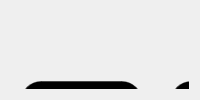
               <widget class="QWidget" name="homePage">
                <layout class="QVBoxLayout" name="verticalLayout_14">
                 <item>
                  <widget class="QWidget" name="headerHome" native="true">
                   <property name="styleSheet">
                    <string notr="true">QLineEdit
{
	background-color: #fff;
	border-radius: 20px;
	border: 1px solid rgba(0, 0, 0, 100);
	padding: 10px;
	padding-left: 17px;
	color: #rgb(0,255,255);
}
QPushButton
{
	border-radius: 20px;
	border: 1px solid rgba(0, 0, 0, 100);
	font: 14pt &quot;Terminal&quot;;
}
QPushButton:hover
{
	background-color: rgb(244, 244, 244);
}</string>
                   </property>
                   <widget class="QLineEdit" name="searchLine">
                    <property name="enabled">
                     <bool>true</bool>
                    </property>
                    <property name="geometry">
                     <rect>
                      <x>440</x>
                      <y>10</y>
                      <width>351</width>
                      <height>42</height>
                     </rect>
                    </property>
                    <property name="font">
                     <font>
                      <family>Terminal</family>
                      <pointsize>15</pointsize>
                      <weight>50</weight>
                      <italic>false</italic>
                      <bold>false</bold>
                     </font>
                    </property>
                    <property name="styleSheet">
                     <string notr="true">color: rgb(0, 0, 0);</string>
                    </property>
                    <property name="text">
                     <string/>
                    </property>
                   </widget>
                   <widget class="QLabel" name="searchLabel">
                    <property name="geometry">
                     <rect>
                      <x>320</x>
                      <y>20</y>
                      <width>111</width>
                      <height>30</height>
                     </rect>
                    </property>
                    <property name="font">
                     <font>
                      <pointsize>15</pointsize>
                      <weight>50</weight>
                      <bold>false</bold>
                     </font>
                    </property>
                    <property name="text">
                     <string>Tìm kiếm:</string>
                    </property>
                    <property name="alignment">
                     <set>Qt::AlignRight|Qt::AlignTrailing|Qt::AlignVCenter</set>
                    </property>
                   </widget>
                   <widget class="QPushButton" name="searchBtn">
                    <property name="geometry">
                     <rect>
                      <x>800</x>
                      <y>10</y>
                      <width>161</width>
                      <height>41</height>
                     </rect>
                    </property>
                    <property name="font">
                     <font>
                      <family>Terminal</family>
                      <pointsize>14</pointsize>
                      <weight>50</weight>
                      <italic>false</italic>
                      <bold>false</bold>
                     </font>
                    </property>
                    <property name="styleSheet">
                     <string notr="true">color: #EC8482;
background-color: rgb(0, 0, 0);</string>
                    </property>
                    <property name="text">
                     <string> Search</string>
                    </property>
                    <property name="icon">
                     <iconset resource="resources.qrc">
                      <normaloff>:/icons/EC8482/search.svg</normaloff>:/icons/EC8482/search.svg</iconset>
                    </property>
                   </widget>
                   <widget class="QPushButton" name="game1">
                    <property name="geometry">
                     <rect>
                      <x>10</x>
                      <y>70</y>
                      <width>121</width>
                      <height>171</height>
                     </rect>
                    </property>
                    <property name="font">
                     <font>
                      <family>Terminal</family>
                      <pointsize>14</pointsize>
                      <weight>50</weight>
                      <italic>false</italic>
                      <bold>false</bold>
                     </font>
                    </property>
                    <property name="styleSheet">
                     <string notr="true">color: #EC8482;
background-color: rgb(0, 0, 0);</string>
                    </property>
                    <property name="text">
                     <string/>
                    </property>
                    <property name="icon">
                     <iconset>
                      <normaloff>../../../../../../../DLcghhhiinnotu/image.png</normaloff>../../../../../../../DLcghhhiinnotu/image.png</iconset>
                    </property>
                    <property name="iconSize">
                     <size>
                      <width>115</width>
                      <height>115</height>
                     </size>
                    </property>
                    <property name="autoRepeat">
                     <bool>false</bool>
                    </property>
                   </widget>
                   <widget class="QPushButton" name="game2">
                    <property name="geometry">
                     <rect>
                      <x>160</x>
                      <y>70</y>
                      <width>121</width>
                      <height>171</height>
                     </rect>
                    </property>
                    <property name="font">
                     <font>
                      <family>Terminal</family>
                      <pointsize>14</pointsize>
                      <weight>50</weight>
                      <italic>false</italic>
                      <bold>false</bold>
                     </font>
                    </property>
                    <property name="styleSheet">
                     <string notr="true">color: #EC8482;
background-color: rgb(0, 0, 0);</string>
                    </property>
                    <property name="text">
                     <string/>
                    </property>
                    <property name="icon">
                     <iconset>
                      <normaloff>../../../../../../../DLcghhhiinnotu/image.png</normaloff>../../../../../../../DLcghhhiinnotu/image.png</iconset>
                    </property>
                    <property name="iconSize">
                     <size>
                      <width>115</width>
                      <height>115</height>
                     </size>
                    </property>
                   </widget>
                   <widget class="QPushButton" name="game3">
                    <property name="geometry">
                     <rect>
                      <x>310</x>
                      <y>70</y>
                      <width>121</width>
                      <height>171</height>
                     </rect>
                    </property>
                    <property name="font">
                     <font>
                      <family>Terminal</family>
                      <pointsize>14</pointsize>
                      <weight>50</weight>
                      <italic>false</italic>
                      <bold>false</bold>
                     </font>
                    </property>
                    <property name="styleSheet">
                     <string notr="true">color: #EC8482;
background-color: rgb(0, 0, 0);</string>
                    </property>
                    <property name="text">
                     <string/>
                    </property>
                    <property name="icon">
                     <iconset>
                      <normaloff>../../../../../../../DLcghhhiinnotu/image.png</normaloff>../../../../../../../DLcghhhiinnotu/image.png</iconset>
                    </property>
                    <property name="iconSize">
                     <size>
                      <width>115</width>
                      <height>115</height>
                     </size>
                    </property>
                   </widget>
                   <widget class="QPushButton" name="game6">
                    <property name="geometry">
                     <rect>
                      <x>760</x>
                      <y>70</y>
                      <width>121</width>
                      <height>171</height>
                     </rect>
                    </property>
                    <property name="font">
                     <font>
                      <family>Terminal</family>
                      <pointsize>14</pointsize>
                      <weight>50</weight>
                      <italic>false</italic>
                      <bold>false</bold>
                     </font>
                    </property>
                    <property name="styleSheet">
                     <string notr="true">color: #EC8482;
background-color: rgb(0, 0, 0);</string>
                    </property>
                    <property name="text">
                     <string/>
                    </property>
                    <property name="icon">
                     <iconset>
                      <normaloff>../../../../../../../DLcghhhiinnotu/image.png</normaloff>../../../../../../../DLcghhhiinnotu/image.png</iconset>
                    </property>
                    <property name="iconSize">
                     <size>
                      <width>115</width>
                      <height>115</height>
                     </size>
                    </property>
                   </widget>
                   <widget class="QPushButton" name="game5">
                    <property name="geometry">
                     <rect>
                      <x>610</x>
                      <y>70</y>
                      <width>121</width>
                      <height>171</height>
                     </rect>
                    </property>
                    <property name="font">
                     <font>
                      <family>Terminal</family>
                      <pointsize>14</pointsize>
                      <weight>50</weight>
                      <italic>false</italic>
                      <bold>false</bold>
                     </font>
                    </property>
                    <property name="styleSheet">
                     <string notr="true">color: #EC8482;
background-color: rgb(0, 0, 0);</string>
                    </property>
                    <property name="text">
                     <string/>
                    </property>
                    <property name="icon">
                     <iconset>
                      <normaloff>../../../../../../../DLcghhhiinnotu/image.png</normaloff>../../../../../../../DLcghhhiinnotu/image.png</iconset>
                    </property>
                    <property name="iconSize">
                     <size>
                      <width>115</width>
                      <height>115</height>
                     </size>
                    </property>
                   </widget>
                   <widget class="QPushButton" name="game4">
                    <property name="geometry">
                     <rect>
                      <x>460</x>
                      <y>70</y>
                      <width>121</width>
                      <height>171</height>
                     </rect>
                    </property>
                    <property name="font">
                     <font>
                      <family>Terminal</family>
                      <pointsize>14</pointsize>
                      <weight>50</weight>
                      <italic>false</italic>
                      <bold>false</bold>
                     </font>
                    </property>
                    <property name="styleSheet">
                     <string notr="true">color: #EC8482;
background-color: rgb(0, 0, 0);</string>
                    </property>
                    <property name="text">
                     <string/>
                    </property>
                    <property name="icon">
                     <iconset>
                      <normaloff>../../../../../../../DLcghhhiinnotu/image.png</normaloff>../../../../../../../DLcghhhiinnotu/image.png</iconset>
                    </property>
                    <property name="iconSize">
                     <size>
                      <width>115</width>
                      <height>115</height>
                     </size>
                    </property>
                   </widget>
                   <widget class="QPushButton" name="game12">
                    <property name="geometry">
                     <rect>
                      <x>760</x>
                      <y>330</y>
                      <width>121</width>
                      <height>171</height>
                     </rect>
                    </property>
                    <property name="font">
                     <font>
                      <family>Terminal</family>
                      <pointsize>14</pointsize>
                      <weight>50</weight>
                      <italic>false</italic>
                      <bold>false</bold>
                     </font>
                    </property>
                    <property name="styleSheet">
                     <string notr="true">color: #EC8482;
background-color: rgb(0, 0, 0);</string>
                    </property>
                    <property name="text">
                     <string/>
                    </property>
                    <property name="icon">
                     <iconset>
                      <normaloff>../../../../../../../DLcghhhiinnotu/image.png</normaloff>../../../../../../../DLcghhhiinnotu/image.png</iconset>
                    </property>
                    <property name="iconSize">
                     <size>
                      <width>115</width>
                      <height>115</height>
                     </size>
                    </property>
                   </widget>
                   <widget class="QPushButton" name="game9">
                    <property name="geometry">
                     <rect>
                      <x>310</x>
                      <y>330</y>
                      <width>121</width>
                      <height>171</height>
                     </rect>
                    </property>
                    <property name="font">
                     <font>
                      <family>Terminal</family>
                      <pointsize>14</pointsize>
                      <weight>50</weight>
                      <italic>false</italic>
                      <bold>false</bold>
                     </font>
                    </property>
                    <property name="styleSheet">
                     <string notr="true">color: #EC8482;
background-color: rgb(0, 0, 0);</string>
                    </property>
                    <property name="text">
                     <string/>
                    </property>
                    <property name="icon">
                     <iconset>
                      <normaloff>../../../../../../../DLcghhhiinnotu/image.png</normaloff>../../../../../../../DLcghhhiinnotu/image.png</iconset>
                    </property>
                    <property name="iconSize">
                     <size>
                      <width>115</width>
                      <height>115</height>
                     </size>
                    </property>
                   </widget>
                   <widget class="QPushButton" name="game10">
                    <property name="geometry">
                     <rect>
                      <x>460</x>
                      <y>330</y>
                      <width>121</width>
                      <height>171</height>
                     </rect>
                    </property>
                    <property name="font">
                     <font>
                      <family>Terminal</family>
                      <pointsize>14</pointsize>
                      <weight>50</weight>
                      <italic>false</italic>
                      <bold>false</bold>
                     </font>
                    </property>
                    <property name="styleSheet">
                     <string notr="true">color: #EC8482;
background-color: rgb(0, 0, 0);</string>
                    </property>
                    <property name="text">
                     <string/>
                    </property>
                    <property name="icon">
                     <iconset>
                      <normaloff>../../../../../../../DLcghhhiinnotu/image.png</normaloff>../../../../../../../DLcghhhiinnotu/image.png</iconset>
                    </property>
                    <property name="iconSize">
                     <size>
                      <width>115</width>
                      <height>115</height>
                     </size>
                    </property>
                   </widget>
                   <widget class="QPushButton" name="game8">
                    <property name="geometry">
                     <rect>
                      <x>160</x>
                      <y>330</y>
                      <width>121</width>
                      <height>171</height>
                     </rect>
                    </property>
                    <property name="font">
                     <font>
                      <family>Terminal</family>
                      <pointsize>14</pointsize>
                      <weight>50</weight>
                      <italic>false</italic>
                      <bold>false</bold>
                     </font>
                    </property>
                    <property name="styleSheet">
                     <string notr="true">color: #EC8482;
background-color: rgb(0, 0, 0);</string>
                    </property>
                    <property name="text">
                     <string/>
                    </property>
                    <property name="icon">
                     <iconset>
                      <normaloff>../../../../../../../DLcghhhiinnotu/image.png</normaloff>../../../../../../../DLcghhhiinnotu/image.png</iconset>
                    </property>
                    <property name="iconSize">
                     <size>
                      <width>115</width>
                      <height>115</height>
                     </size>
                    </property>
                   </widget>
                   <widget class="QPushButton" name="game7">
                    <property name="geometry">
                     <rect>
                      <x>10</x>
                      <y>330</y>
                      <width>121</width>
                      <height>171</height>
                     </rect>
                    </property>
                    <property name="font">
                     <font>
                      <family>Terminal</family>
                      <pointsize>14</pointsize>
                      <weight>50</weight>
                      <italic>false</italic>
                      <bold>false</bold>
                     </font>
                    </property>
                    <property name="styleSheet">
                     <string notr="true">color: #EC8482;
background-color: rgb(0, 0, 0);</string>
                    </property>
                    <property name="text">
                     <string/>
                    </property>
                    <property name="icon">
                     <iconset>
                      <normaloff>../../../../../../../DLcghhhiinnotu/image.png</normaloff>../../../../../../../DLcghhhiinnotu/image.png</iconset>
                    </property>
                    <property name="iconSize">
                     <size>
                      <width>115</width>
                      <height>115</height>
                     </size>
                    </property>
                   </widget>
                   <widget class="QPushButton" name="game11">
                    <property name="geometry">
                     <rect>
                      <x>610</x>
                      <y>330</y>
                      <width>121</width>
                      <height>171</height>
                     </rect>
                    </property>
                    <property name="font">
                     <font>
                      <family>Terminal</family>
                      <pointsize>14</pointsize>
                      <weight>50</weight>
                      <italic>false</italic>
                      <bold>false</bold>
                     </font>
                    </property>
                    <property name="styleSheet">
                     <string notr="true">color: #EC8482;
background-color: rgb(0, 0, 0);</string>
                    </property>
                    <property name="text">
                     <string/>
                    </property>
                    <property name="icon">
                     <iconset>
                      <normaloff>../../../../../../../DLcghhhiinnotu/image.png</normaloff>../../../../../../../DLcghhhiinnotu/image.png</iconset>
                    </property>
                    <property name="iconSize">
                     <size>
                      <width>115</width>
                      <height>115</height>
                     </size>
                    </property>
                   </widget>
                   <widget class="QPushButton" name="moreGameBtn">
                    <property name="geometry">
                     <rect>
                      <x>890</x>
                      <y>500</y>
                      <width>71</width>
                      <height>41</height>
                     </rect>
                    </property>
                    <property name="font">
                     <font>
                      <family>Terminal</family>
                      <pointsize>14</pointsize>
                      <weight>50</weight>
                      <italic>false</italic>
                      <bold>false</bold>
                     </font>
                    </property>
                    <property name="styleSheet">
                     <string notr="true">color: #EC8482;
background-color: rgb(0, 255, 255);</string>
                    </property>
                    <property name="text">
                     <string/>
                    </property>
                    <property name="icon">
                     <iconset resource="resources.qrc">
                      <normaloff>:/icons/EC8482/chevrons-right.svg</normaloff>:/icons/EC8482/chevrons-right.svg</iconset>
                    </property>
                    <property name="iconSize">
                     <size>
                      <width>30</width>
                      <height>30</height>
                     </size>
                    </property>
                   </widget>
                  </widget>
                 </item>
                </layout>
               </widget>
